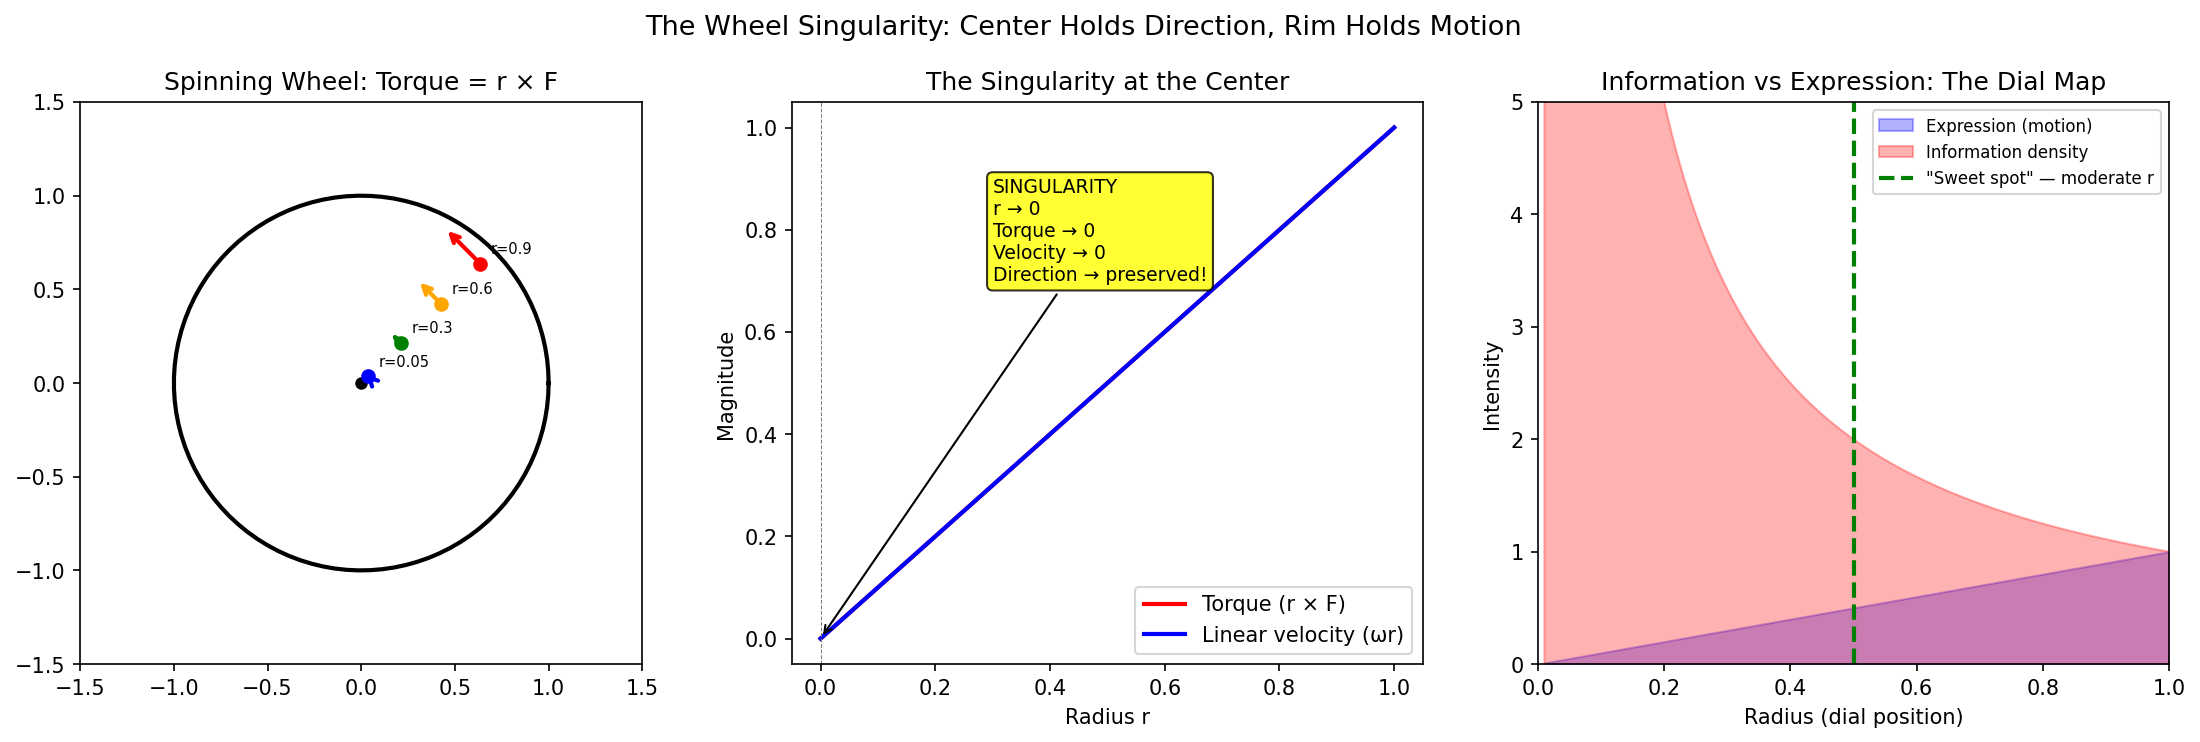

Reproduce this figure in Python.
#!/usr/bin/env python3
"""Experiment 5: Wheel singularity — visualizing the center as information hub."""
import numpy as np
import matplotlib
matplotlib.use('Agg')
import matplotlib.pyplot as plt
from matplotlib.patches import FancyArrowPatch, Circle
import os, json

OUT = os.path.dirname(__file__)

# --- 5a. Spinning wheel with force vectors ---
fig, axes = plt.subplots(1, 3, figsize=(15, 5), tight_layout=True)

# Left: spinning wheel with radius vectors
ax = axes[0]
theta = np.linspace(0, 2*np.pi, 100)
ax.plot(np.cos(theta), np.sin(theta), 'k-', lw=2)  # rim
ax.plot(0, 0, 'ko', ms=5)  # center

# Draw force vectors at different radii
for r, color in zip([0.9, 0.6, 0.3, 0.05], ['red', 'orange', 'green', 'blue']):
    angle = np.pi/4
    x, y = r*np.cos(angle), r*np.sin(angle)
    # Tangential force (torque)
    fx, fy = -np.sin(angle), np.cos(angle)  # tangent direction
    scale = r * 0.3
    ax.annotate('', xy=(x + fx*scale, y + fy*scale), xytext=(x, y),
                arrowprops=dict(arrowstyle='->', color=color, lw=2))
    ax.plot(x, y, 'o', color=color, ms=6)
    ax.annotate(f'r={r}', (x, y), fontsize=7, xytext=(5, 5), textcoords='offset points')

ax.set_xlim(-1.5, 1.5)
ax.set_ylim(-1.5, 1.5)
ax.set_aspect('equal')
ax.set_title('Spinning Wheel: Torque = r × F')

# Middle: torque vs radius → singularity at center
ax = axes[1]
radii = np.linspace(0, 1, 200)
F = 1.0  # constant force
torque = radii * F
velocity = radii * 1.0  # angular velocity * r

ax.plot(radii, torque, 'r-', lw=2, label='Torque (r × F)')
ax.plot(radii, velocity, 'b-', lw=2, label='Linear velocity (ωr)')
ax.axvline(0, color='gray', lw=0.5, ls='--')
ax.annotate('SINGULARITY\nr → 0\nTorque → 0\nVelocity → 0\nDirection → preserved!',
            xy=(0, 0), xytext=(0.3, 0.7), fontsize=9,
            arrowprops=dict(arrowstyle='->', color='black'),
            bbox=dict(boxstyle='round', facecolor='yellow', alpha=0.8))
ax.set_xlabel('Radius r')
ax.set_ylabel('Magnitude')
ax.set_title('The Singularity at the Center')
ax.legend()

# Right: information vs motion
ax = axes[2]
r = np.linspace(0.01, 1, 200)
# Information density ~ 1/r (more info at center)
info = 1.0 / r
# Motion ~ r
motion = r

ax.fill_between(r, 0, motion, alpha=0.3, color='blue', label='Expression (motion)')
ax.fill_between(r, 0, info, alpha=0.3, color='red', label='Information density')
ax.axvline(0.5, color='green', ls='--', lw=2, label='"Sweet spot" — moderate r')
ax.set_xlabel('Radius (dial position)')
ax.set_ylabel('Intensity')
ax.set_title('Information vs Expression: The Dial Map')
ax.legend(fontsize=8)
ax.set_xlim(0, 1)
ax.set_ylim(0, 5)

plt.suptitle('The Wheel Singularity: Center Holds Direction, Rim Holds Motion', fontsize=13)
plt.savefig(os.path.join(OUT, 'wheel_singularity.png'), dpi=150, bbox_inches='tight')
plt.close()
print("✓ wheel_singularity.png")

# --- 5b. DC component analogy ---
fig, axes = plt.subplots(1, 2, figsize=(12, 5), tight_layout=True)

# Fourier components mapped to wheel radii
ax = axes[0]
t = np.linspace(0, 2*np.pi, 1000)
components = {
    'DC (center)': (0, 0.5, 'black'),     # radius 0 — the center!
    'Fundamental': (1, 1.0, 'red'),
    '2nd harmonic': (2, 0.5, 'orange'),
    '3rd harmonic': (3, 0.33, 'green'),
    '4th harmonic': (4, 0.25, 'blue'),
}

for name, (n, amp, color) in components.items():
    if n == 0:
        ax.axhline(amp, color=color, lw=2, ls='--', label=f'{name}: offset={amp}')
    else:
        ax.plot(t, amp * np.cos(n * t), color=color, lw=1, alpha=0.7, label=f'{name}: r={amp:.2f}')

ax.set_title('Fourier Components as Wheel Radii')
ax.legend(fontsize=8)
ax.set_xlabel('Phase θ')
ax.set_ylabel('Amplitude')

# The dial position map
ax = axes[1]
# Our "most pleasing" position at moderate radius
dial_positions = {
    'Timbre': (2.61/5, 2.33/5, 'red'),
    'Tradition': (4.0/5, 2.33/5, 'blue'),
    'Relationship': (2.61/5, 4.0/5, 'green'),
}

# Background: radial gradient
for r in np.linspace(0, 1, 50):
    circle = plt.Circle((0.5, 0.5), r, fill=True, color=plt.cm.coolwarm(1-r), alpha=0.1)
    ax.add_patch(circle)

for name, (x, y, color) in dial_positions.items():
    r_pos = np.sqrt((x-0.5)**2 + (y-0.5)**2)
    ax.plot(x, y, 'o', color=color, ms=10)
    ax.annotate(f'{name}\nr={r_pos:.2f}', (x, y), fontsize=8,
                xytext=(10, 10), textcoords='offset points')

ax.set_xlim(0, 1)
ax.set_ylim(0, 1)
ax.set_aspect('equal')
ax.set_title('Dial Positions as Radii on the Wheel')

plt.suptitle('Fourier ↔ Wheel: DC = Center, Harmonics = Radial Modes', fontsize=13)
plt.savefig(os.path.join(OUT, 'fourier_wheel.png'), dpi=150, bbox_inches='tight')
plt.close()
print("✓ fourier_wheel.png")

# Save
results = {
    "experiment": "wheel_singularity",
    "dial_positions": {
        "most_pleasing": {"timbre": 2.61, "tradition": 2.33, "relationship": 4.0},
        "normalized_radius": 0.37,
        "interpretation": "moderate radius — balance of information and expression"
    },
    "insight": "The center of the spinning wheel is a singularity: zero motion but maximum directional information. This maps to the DC component in Fourier analysis and to the pure-relationship end of our dials. The most aesthetically pleasing dial positions sit at moderate radius — neither pure information nor pure expression."
}
with open(os.path.join(OUT, 'wheel_singularity.json'), 'w') as f:
    json.dump(results, f, indent=2)

print("\n✅ Experiment 5 complete: wheel_singularity")
